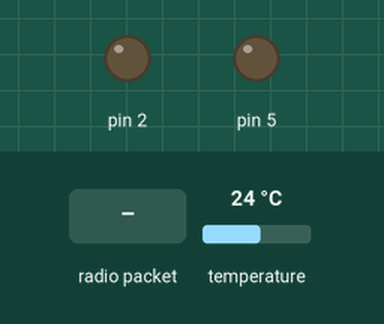
A sketch run on a simulated Arduino Uno, built with avr-gcc and run on an emulated ATmega328P. Parts: output pins drawn as LEDs (lit = HIGH). Inputs (shaded band) come from the test bench; at power-on: temperature 24 °C. No radio packets arrive unless stated; what the sketch prints to the serial monitor is not drawn.

Above: at 1.2 s.
1.3 s: radio packet "1" arrives
13.3 s: temperature set to 12 °C
24.9 s: temperature set to 19 °C
Timing chart, 0 to 42.6 s (numbered marks = the images above; inputs shaded):
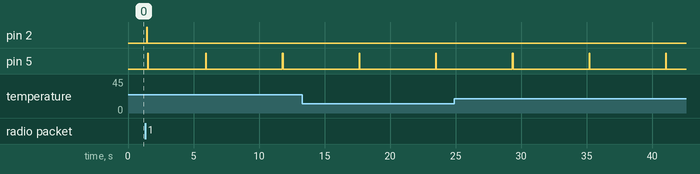

Measured:
- after the input at 1.3 s, pin 2: LOW → HIGH after 0.12 s, → LOW 0.05 s later
- by itself, pin 5: alternates HIGH for 0.05 s and LOW for 5.8 s

The sketch:

node2.ino
```cpp
#include <SPI.h>
#include <nRF24L01.h>
#include <RF24.h>
#include <OneWire.h>
#include <DallasTemperature.h>

// Data wire is plugged into port 2 on the Arduino
#define ONE_WIRE_BUS 3

// Setup a oneWire instance to communicate with any OneWire devices (not just Maxim/Dallas temperature ICs)
OneWire oneWire(ONE_WIRE_BUS);

// Pass our oneWire reference to Dallas Temperature.
DallasTemperature sensors(&oneWire);

RF24 radio(8, 9);
const byte rxAddr[6] = "00001";
const byte txAddrn2[6]="00002";
const byte txAddrn3[6] = "00003";
unsigned long lastTime = 0;
byte nodeid='2';
char text[32];
char text1[32];
int i=0;
int x;
bool ok;

void setup()
{
  Serial.begin(9600);
  radio.begin();
  sensors.begin();
  pinMode(5,OUTPUT);
  pinMode(2,OUTPUT);


}

void loop(){
    Serial.println("Starting void loop");
    i=0;
    receiveData();
    if(ok){
        Serial.println("ok...\n\r");
        digitalWrite(5,HIGH);
        delay(50);
        digitalWrite(5,LOW);
        ok=false;
        }
    delay(50);
    delay(50);
    Serial.println("step2");
    if ((millis() - lastTime) >=5000){
      Serial.println("inside if millis() condition");
      getData();
      delay(50);
      text[1]= char(x);
      text[0]=nodeid;
      Serial.println(text);
      i=0;
      sendData();
      lastTime = millis();
      }
      if(ok){
        Serial.println("ok...\n\r");
        digitalWrite(5,HIGH);
        delay(50);
        digitalWrite(5,LOW);
        ok=false;
        }
                                }

    void getData()
{     Serial.println("getting data");
      sensors.requestTemperatures();
      x=sensors.getTempCByIndex(0);
      Serial.println(x);
}
void sendData(){
  Serial.println("sending data");
    radio.setRetries(15, 15);
    Serial.println("radio set");
    radio.openWritingPipe(txAddrn2);
    Serial.println("pipe set");
    radio.stopListening();
    Serial.println("listening stopped");
    ok=false;
    while(!ok){
    ok = radio.write(&text, sizeof(text));
      Serial.println("radio written");

      if (!ok) {
          Serial.println("failed.\n\r");
          delay(100);

         }
      i++;
      if(i==25)
         {  Serial.println("tried 15 times,now switching to node 3");
            radio.setRetries(15, 15);
            Serial.println("radio set");
            radio.openWritingPipe(txAddrn3);
            Serial.println("pipe set");
            radio.stopListening();
            }
         if(i>=50)
         {break;}
     Serial.println(i);
    }
}
void receiveData(){
  radio.setRetries(15, 15);
  radio.openReadingPipe(0, rxAddr);
  radio.startListening();
  Serial.println("listening");
  delay(50);
  if (radio.available())
  {

    radio.read(&text1, sizeof(text1));
    Serial.println(text1);

    digitalWrite(2,HIGH);
    delay(50);
    digitalWrite(2,LOW);
    for(int j=0; j<32;j++)
    text[j]=text1[j];
    sendData();
    }


}
```
